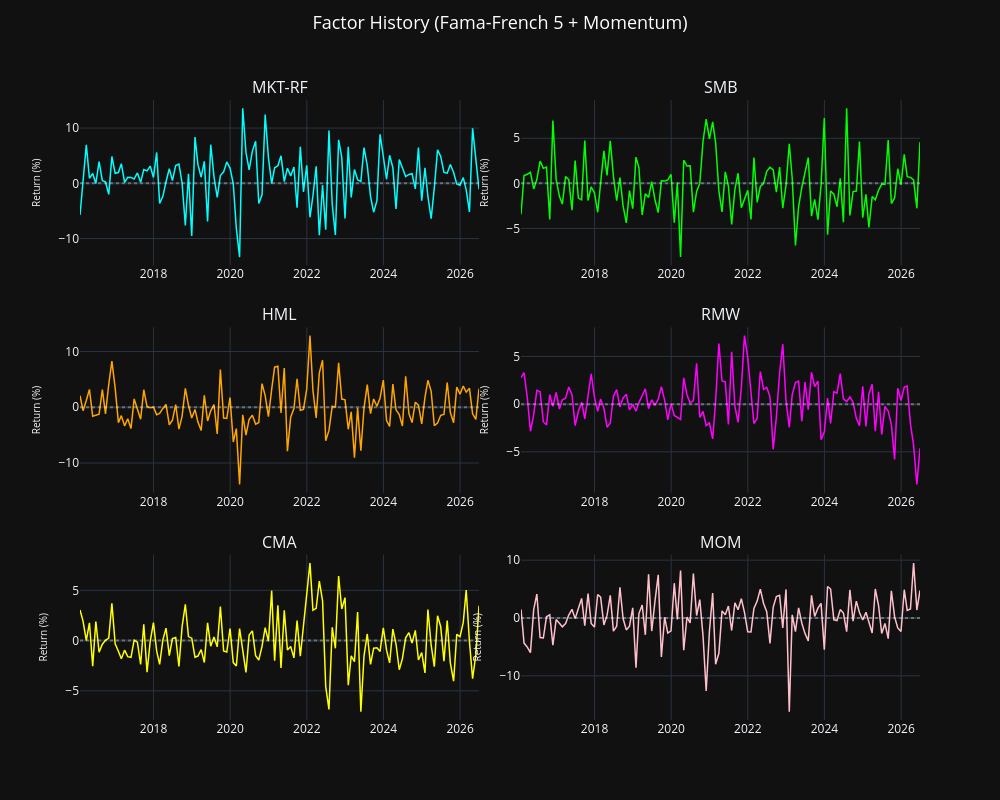

The cell this chart's notebook holds for it:
### Markdown cell above
## Risk factors (Fama-French 5 + Momentum)

Monthly returns for the 6 risk factors (2016–2026) retrieved via `pandas_datareader`. These factors 
will serve as explanatory variables in the regressions below: `MKT-RF` (market risk premium), `SMB` 
and `HML` (size and value from the 3-factor model), `RMW` and `CMA` (profitability and investment, 
5-factor extension), and `MOM` (momentum, added separately from the Carhart model).

We observe volatility spikes consistent with known market shocks (Covid in 2020, monetary tightening 
in 2022), which validates the data quality before using it in regression.

### Code cell
def fetch_fama_french_factors(start_date, end_date):

    ff5 = web.DataReader('F-F_Research_Data_5_Factors_2x3', 'famafrench', start_date, end_date)[0]
    momentum = web.DataReader('F-F_Momentum_Factor', 'famafrench', start_date, end_date)[0]
    
    factors = ff5.join(momentum)
    
    factors.rename(columns={'Mkt-RF': 'MKT-RF', 'Mom': 'MOM'}, inplace=True)
    factors.index = factors.index.to_timestamp(how='end').normalize()
    
    return factors


def plot_factors_history(factors_df):

    features = ['MKT-RF', 'SMB', 'HML', 'RMW', 'CMA', 'MOM']

    fig = make_subplots(
        rows=3, cols=2, 
        subplot_titles=features,
        vertical_spacing=0.1,  
        horizontal_spacing=0.05 
    )

    colors = ['cyan', 'lime', 'orange', 'magenta', 'yellow', 'pink']

    for i, feature in enumerate(features):
        row = (i // 2) + 1 
        col = (i % 2) + 1  

        fig.add_trace(
            go.Scatter(
                x=factors_df.index, 
                y=factors_df[feature], 
                mode='lines',
                line=dict(color=colors[i], width=1.5),
                name=feature
            ),
            row=row, col=col
        )
    
        fig.add_hline(
            y=0, 
            line_dash="dot", 
            line_color="white", 
            opacity=0.3, 
            row=row, col=col
        )
        
        fig.update_yaxes(title_text="Return (%)", row=row, col=col, title_font=dict(size=10))

    fig.update_layout(
        title={
            'text': "Factor History (Fama-French 5 + Momentum)",
            'y': 0.98,
            'x': 0.5,
            'xanchor': 'center',
            'yanchor': 'top',
            'font': dict(size=18, color='white')
        },
        template="plotly_dark",
        height=800, 
        width=1000,
        showlegend=False,
        hovermode="x unified"
    )

    fig.show()


start_date = '2016-01-01'
end_date = '2026-06-30'

factors = fetch_fama_french_factors(start_date, end_date)
    
print("Preview of factors (FF5 + Momentum):")
display(factors.head())

plot_factors_history(factors)
